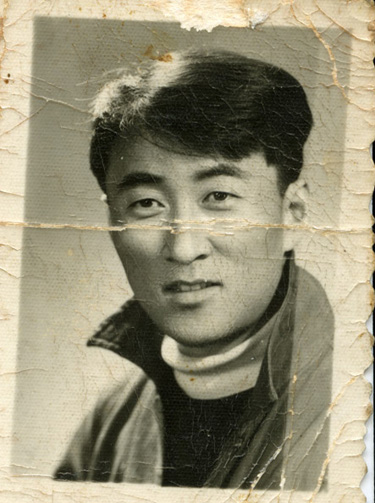
#> input picture 0-basic_concepts/pre/ImageClassification/damaged_image.jpg, 375 x 503 px
$ jupyter execute openCV.ipynb
#> lines starting #> are read from the running program, lines starting #| are printed output that depends on the picture; after the words box and inside, x2 and y2 are one past the last pixel; in counts of white or black regions, pixels touching at a corner belong together
[cell 1]
import cv2
import numpy as np

# 读取原始图像
image = cv2.imread('damaged_image.jpg')
#> image is the input picture: shape (503, 375, 3); mean B, G, R 119.9, 144.4, 150
# 创建掩膜，这里假设用白色矩形标记要修复的区域
mask = np.zeros(image.shape[:2], dtype=np.uint8)
cv2.rectangle(mask, (100, 100), (300, 300), 255, -1)
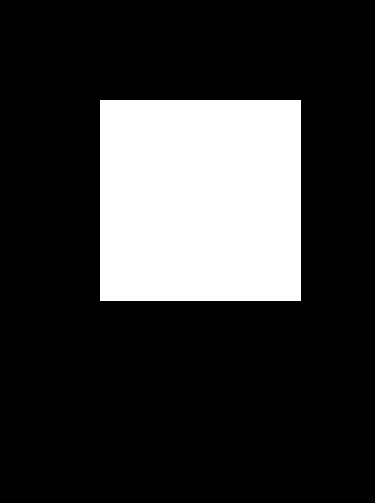
#> mask: shape (503, 375); 21.4% white; 1 white region, box (x1, y1, x2, y2) and area: (100, 100, 301, 301) 40401

# 使用inpaint函数进行修复，采用Telea算法
repaired_image = cv2.inpaint(image, mask, 3, cv2.INPAINT_TELEA)
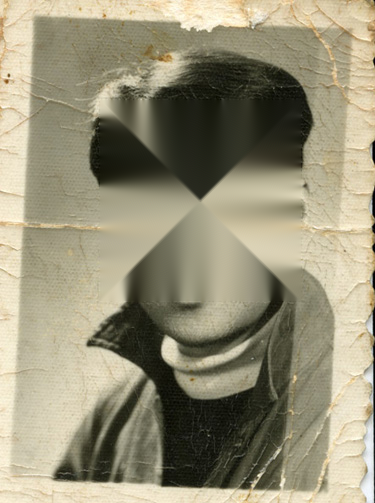
#> repaired_image: shape (503, 375, 3); mean B, G, R 120.5, 144.9, 150.6

# 显示原始图像、掩膜和修复后的图像
cv2.imshow('Original Image', image)
cv2.imshow('Mask', mask)
cv2.imshow('Repaired Image', repaired_image)
cv2.waitKey(0)
cv2.destroyAllWindows()

# 保存修复后的图像
cv2.imwrite('repaired_image.jpg', repaired_image)
#> Out = True
